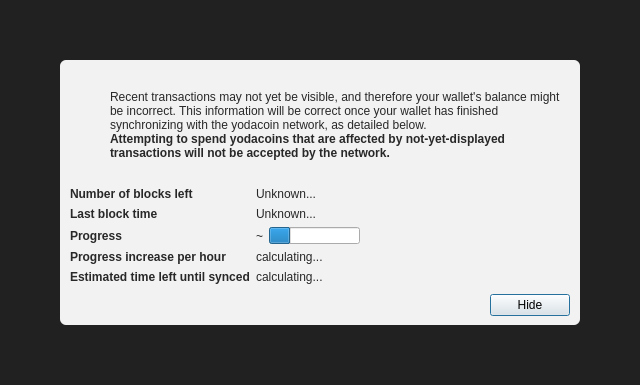
<?xml version="1.0" encoding="UTF-8"?>
<ui version="4.0">
 <class>ModalOverlay</class>
 <widget class="ModalOverlay" name="ModalOverlay">
  <property name="geometry">
   <rect>
    <x>0</x>
    <y>0</y>
    <width>640</width>
    <height>385</height>
   </rect>
  </property>
  <property name="windowTitle">
   <string>Form</string>
  </property>
  <layout class="QVBoxLayout" name="verticalLayout" stretch="0">
   <property name="sizeConstraint">
    <enum>QLayout::SetDefaultConstraint</enum>
   </property>
   <property name="leftMargin">
    <number>0</number>
   </property>
   <property name="topMargin">
    <number>0</number>
   </property>
   <property name="rightMargin">
    <number>0</number>
   </property>
   <property name="bottomMargin">
    <number>0</number>
   </property>
   <item>
    <widget class="QWidget" name="bgWidget" native="true">
     <property name="styleSheet">
      <string notr="true">#bgWidget { background: rgba(0,0,0,220); }</string>
     </property>
     <layout class="QVBoxLayout" name="verticalLayoutMain" stretch="1">
      <property name="leftMargin">
       <number>60</number>
      </property>
      <property name="topMargin">
       <number>60</number>
      </property>
      <property name="rightMargin">
       <number>60</number>
      </property>
      <property name="bottomMargin">
       <number>60</number>
      </property>
      <item>
       <widget class="QWidget" name="contentWidget" native="true">
        <property name="styleSheet">
         <string notr="true">#contentWidget { background: rgba(255,255,255,240); border-radius: 6px; }

QLabel { color: rgb(40,40,40);  }</string>
        </property>
        <layout class="QVBoxLayout" name="verticalLayoutSub" stretch="1,0,0,0">
         <property name="spacing">
          <number>0</number>
         </property>
         <property name="leftMargin">
          <number>10</number>
         </property>
         <property name="topMargin">
          <number>10</number>
         </property>
         <property name="rightMargin">
          <number>10</number>
         </property>
         <property name="bottomMargin">
          <number>10</number>
         </property>
         <item>
          <layout class="QHBoxLayout" name="horizontalLayoutIconText" stretch="0,1">
           <property name="topMargin">
            <number>20</number>
           </property>
           <item>
            <layout class="QVBoxLayout" name="verticalLayoutIcon">
             <property name="leftMargin">
              <number>0</number>
             </property>
             <item>
              <widget class="QPushButton" name="warningIcon">
               <property name="enabled">
                <bool>false</bool>
               </property>
               <property name="text">
                <string/>
               </property>
               <property name="icon">
                <iconset>
                 <normaloff>:/icons/warning</normaloff>
                 <disabledoff>:/icons/warning</disabledoff>:/icons/warning</iconset>
               </property>
               <property name="iconSize">
                <size>
                 <width>48</width>
                 <height>48</height>
                </size>
               </property>
               <property name="flat">
                <bool>true</bool>
               </property>
              </widget>
             </item>
             <item>
              <spacer name="verticalSpacerWarningIcon">
               <property name="orientation">
                <enum>Qt::Vertical</enum>
               </property>
               <property name="sizeHint" stdset="0">
                <size>
                 <width>20</width>
                 <height>40</height>
                </size>
               </property>
              </spacer>
             </item>
            </layout>
           </item>
           <item>
            <layout class="QVBoxLayout" name="verticalLayoutInfoText">
             <property name="leftMargin">
              <number>0</number>
             </property>
             <property name="topMargin">
              <number>0</number>
             </property>
             <item>
              <widget class="QLabel" name="infoText">
               <property name="text">
                <string>Recent transactions may not yet be visible, and therefore your wallet's balance might be incorrect. This information will be correct once your wallet has finished synchronizing with the yodacoin network, as detailed below.</string>
               </property>
               <property name="textFormat">
                <enum>Qt::RichText</enum>
               </property>
               <property name="wordWrap">
                <bool>true</bool>
               </property>
              </widget>
             </item>
             <item>
              <widget class="QLabel" name="infoTextStrong">
               <property name="font">
                <font>
                 <weight>75</weight>
                 <bold>true</bold>
                </font>
               </property>
               <property name="text">
                <string>Attempting to spend yodacoins that are affected by not-yet-displayed transactions will not be accepted by the network.</string>
               </property>
               <property name="textFormat">
                <enum>Qt::RichText</enum>
               </property>
               <property name="wordWrap">
                <bool>true</bool>
               </property>
              </widget>
             </item>
             <item>
              <spacer name="verticalSpacerInTextSpace">
               <property name="orientation">
                <enum>Qt::Vertical</enum>
               </property>
               <property name="sizeHint" stdset="0">
                <size>
                 <width>20</width>
                 <height>40</height>
                </size>
               </property>
              </spacer>
             </item>
            </layout>
           </item>
          </layout>
         </item>
         <item>
          <spacer name="verticalSpacerAfterText">
           <property name="orientation">
            <enum>Qt::Vertical</enum>
           </property>
           <property name="sizeHint" stdset="0">
            <size>
             <width>20</width>
             <height>40</height>
            </size>
           </property>
          </spacer>
         </item>
         <item>
          <layout class="QFormLayout" name="formLayout">
           <property name="fieldGrowthPolicy">
            <enum>QFormLayout::FieldsStayAtSizeHint</enum>
           </property>
           <property name="horizontalSpacing">
            <number>6</number>
           </property>
           <property name="verticalSpacing">
            <number>6</number>
           </property>
           <property name="topMargin">
            <number>10</number>
           </property>
           <item row="0" column="0">
            <widget class="QLabel" name="labelNumberOfBlocksLeft">
             <property name="font">
              <font>
               <weight>75</weight>
               <bold>true</bold>
              </font>
             </property>
             <property name="text">
              <string>Number of blocks left</string>
             </property>
            </widget>
           </item>
           <item row="0" column="1">
            <widget class="QLabel" name="numberOfBlocksLeft">
             <property name="text">
              <string>Unknown...</string>
             </property>
            </widget>
           </item>
           <item row="1" column="0">
            <widget class="QLabel" name="labelLastBlockTime">
             <property name="font">
              <font>
               <weight>75</weight>
               <bold>true</bold>
              </font>
             </property>
             <property name="text">
              <string>Last block time</string>
             </property>
            </widget>
           </item>
           <item row="1" column="1">
            <widget class="QLabel" name="newestBlockDate">
             <property name="sizePolicy">
              <sizepolicy hsizetype="Maximum" vsizetype="Preferred">
               <horstretch>0</horstretch>
               <verstretch>0</verstretch>
              </sizepolicy>
             </property>
             <property name="text">
              <string>Unknown...</string>
             </property>
            </widget>
           </item>
           <item row="2" column="0">
            <widget class="QLabel" name="labelSyncDone">
             <property name="font">
              <font>
               <weight>75</weight>
               <bold>true</bold>
              </font>
             </property>
             <property name="text">
              <string>Progress</string>
             </property>
            </widget>
           </item>
           <item row="2" column="1">
            <layout class="QHBoxLayout" name="horizontalLayoutSync" stretch="0,1">
             <item>
              <widget class="QLabel" name="percentageProgress">
               <property name="text">
                <string notr="true">~</string>
               </property>
              </widget>
             </item>
             <item>
              <widget class="QProgressBar" name="progressBar">
               <property name="value">
                <number>24</number>
               </property>
               <property name="format">
                <string/>
               </property>
              </widget>
             </item>
            </layout>
           </item>
           <item row="4" column="0">
            <widget class="QLabel" name="labelProgressIncrease">
             <property name="font">
              <font>
               <weight>75</weight>
               <bold>true</bold>
              </font>
             </property>
             <property name="text">
              <string>Progress increase per hour</string>
             </property>
            </widget>
           </item>
           <item row="4" column="1">
            <widget class="QLabel" name="progressIncreasePerH">
             <property name="text">
              <string>calculating...</string>
             </property>
            </widget>
           </item>
           <item row="5" column="0">
            <widget class="QLabel" name="labelEstimatedTimeLeft">
             <property name="font">
              <font>
               <weight>75</weight>
               <bold>true</bold>
              </font>
             </property>
             <property name="text">
              <string>Estimated time left until synced</string>
             </property>
            </widget>
           </item>
           <item row="5" column="1">
            <widget class="QLabel" name="expectedTimeLeft">
             <property name="text">
              <string>calculating...</string>
             </property>
            </widget>
           </item>
          </layout>
         </item>
         <item>
          <layout class="QHBoxLayout" name="horizontalLayoutButtons">
           <property name="leftMargin">
            <number>10</number>
           </property>
           <property name="topMargin">
            <number>10</number>
           </property>
           <item>
            <spacer name="horizontalSpacer">
             <property name="orientation">
              <enum>Qt::Horizontal</enum>
             </property>
             <property name="sizeHint" stdset="0">
              <size>
               <width>40</width>
               <height>20</height>
              </size>
             </property>
            </spacer>
           </item>
           <item>
            <widget class="QPushButton" name="closeButton">
             <property name="text">
              <string>Hide</string>
             </property>
             <property name="focusPolicy">
              <enum>Qt::StrongFocus</enum>
             </property>
             <property name="default">
              <bool>true</bool>
             </property>
            </widget>
           </item>
          </layout>
         </item>
        </layout>
       </widget>
      </item>
     </layout>
    </widget>
   </item>
  </layout>
 </widget>
 <customwidgets>
  <customwidget>
   <class>ModalOverlay</class>
   <extends>QWidget</extends>
   <header>qt/modaloverlay.h</header>
   <container>1</container>
  </customwidget>
 </customwidgets>
 <resources/>
 <connections/>
</ui>
